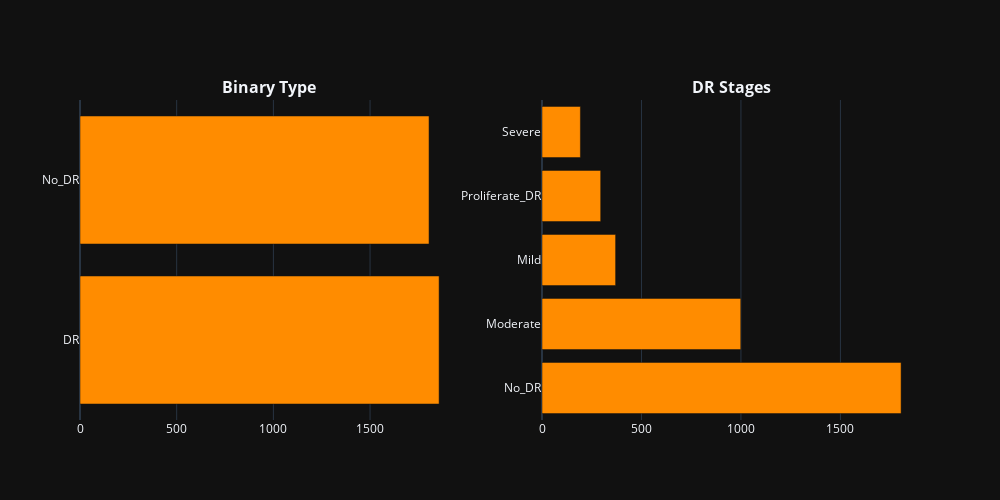

The code cell stored with this chart in its notebook:
### Code cell
fig1 = px.bar(df['binary_type'].value_counts(), orientation = 'h')
fig2 = px.bar(df['stages'].value_counts(), orientation = 'h')

fig = two_subplots(fig1, fig2, '<b>Binary Type</b>', '<b>DR Stages</b>', 1000, 500)
fig.update_layout(showlegend=False, template='plotly_dark')
fig.update_traces(marker_color = 'darkorange')
fig.show()

### Figure 1 — Plotly figure (JSON) as saved in the notebook; plotly's stock layout.template omitted (floating-point values rounded to 4 significant figures)
{"data": [{"alignmentgroup": "True", "hovertemplate": "variable=count<br>value=%{x}<br>binary_type=%{y}<extra></extra>", "legendgroup": "count", "marker": {"color": "darkorange", "pattern": {"shape": ""}}, "name": "count", "offsetgroup": "count", "orientation": "h", "showlegend": true, "textposition": "auto", "x": [1857, 1805], "xaxis": "x", "y": ["DR", "No_DR"], "yaxis": "y", "type": "bar"}, {"alignmentgroup": "True", "hovertemplate": "variable=count<br>value=%{x}<br>stages=%{y}<extra></extra>", "legendgroup": "count", "marker": {"color": "darkorange", "pattern": {"shape": ""}}, "name": "count", "offsetgroup": "count", "orientation": "h", "showlegend": true, "textposition": "auto", "x": [1805, 999, 370, 295, 193], "xaxis": "x2", "y": ["No_DR", "Moderate", "Mild", "Proliferate_DR", "Severe"], "yaxis": "y2", "type": "bar"}], "layout": {"xaxis": {"anchor": "y", "domain": [0, 0.45]}, "yaxis": {"anchor": "x", "domain": [0, 1]}, "xaxis2": {"anchor": "y2", "domain": [0.55, 1]}, "yaxis2": {"anchor": "x2", "domain": [0, 1]}, "annotations": [{"font": {"size": 16}, "showarrow": false, "text": "<b>Binary Type</b>", "x": 0.225, "xanchor": "center", "xref": "paper", "y": 1, "yanchor": "bottom", "yref": "paper"}, {"font": {"size": 16}, "showarrow": false, "text": "<b>DR Stages</b>", "x": 0.775, "xanchor": "center", "xref": "paper", "y": 1, "yanchor": "bottom", "yref": "paper"}], "width": 1000, "height": 500, "showlegend": false}}
